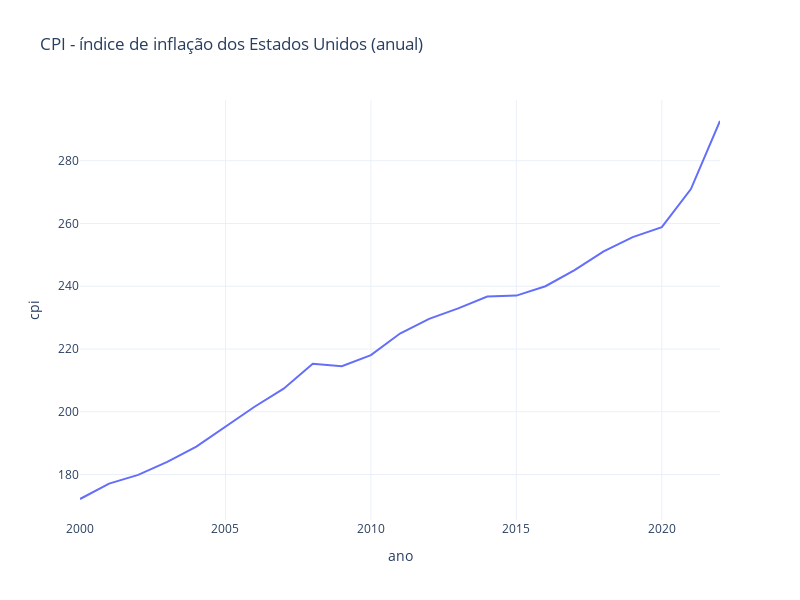

This figure's notebook cell:
### Markdown cell above
Os dados monetários desta série são anuais e estão em US$. Como a ideia é realizar a análise dos dados ao longo do tempo, é importante considerar os efeitos da inflação pois, US$ 1,00 em 2000 é diferente de US$ 1,00 em 2022. Ou seja, caso não se faça a correção pela inflação, haverá imprecisão nos valores apresentados. Ademais, ao se relacionar os valores de exportação com dados socioeconômicos, é importante que os dados estejam na mesma data de referência. Ainda que façamos tal ajuste, ainda resta dúvida quanto à data-base precisa, pois tal informação não foi encontrada em qualquer das fontes de dados. Neste sentido, assumimos que os valores da série são nominais, isto é, os valores são relativos ao ano corrente. Então todos eles foram reajustados para o ano de 2022. 
Para realizarmos o ajuste foi extraída a série de [CPI](https://www.bls.gov/cpi/) (_Consumer Price Index_) anual, que é o índice de inflação dos Estados Unidos. O gráfico abaixo demonstra que entre 2000 e 2022 houve um crescimento acumulado do índice na ordem de aproximadamente 52%.

### Code cell
cpi_us = pl.read_csv(
    "../data/cpi_brazil_us/cpi_series.csv",
    separator=";",
    dtypes={"year": pl.Int64, "cpi": pl.Float64},
)

px.line(
    cpi_us,
    x="year",
    y="cpi",
    title="CPI - índice de inflação dos Estados Unidos (anual)",
    width=fig_w,
    height=fig_h,
    labels={"year": "ano"},
)
# cpi_us

### Figure 1 — Plotly figure (JSON) as saved in the notebook; plotly's stock layout.template omitted (floating-point values rounded to 4 significant figures)
{"data": [{"hovertemplate": "ano=%{x}<br>cpi=%{y}<extra></extra>", "legendgroup": "", "line": {"color": "#636efa", "dash": "solid"}, "marker": {"symbol": "circle"}, "mode": "lines", "name": "", "orientation": "v", "showlegend": false, "type": "scatter", "x": [2000, 2001, 2002, 2003, 2004, 2005, 2006, 2007, 2008, 2009, 2010, 2011, 2012, 2013, 2014, 2015, 2016, 2017, 2018, 2019, 2020, 2021, 2022], "xaxis": "x", "y": [172.2, 177.1, 179.9, 184, 188.9, 195.3, 201.6, 207.3, 215.3, 214.5, 218.1, 224.9, 229.6, 233.0, 236.7, 237.0, 240.0, 245.1, 251.1, 255.7, 258.8, 271.0, 292.7], "yaxis": "y"}], "layout": {"height": 600, "legend": {"tracegroupgap": 0}, "title": {"text": "CPI - índice de inflação dos Estados Unidos (anual)"}, "width": 800, "xaxis": {"anchor": "y", "autorange": true, "domain": [0, 1], "range": [2000, 2022], "title": {"text": "ano"}, "type": "linear"}, "yaxis": {"anchor": "x", "autorange": true, "domain": [0, 1], "range": [165.5, 299.3], "title": {"text": "cpi"}, "type": "linear"}}}
